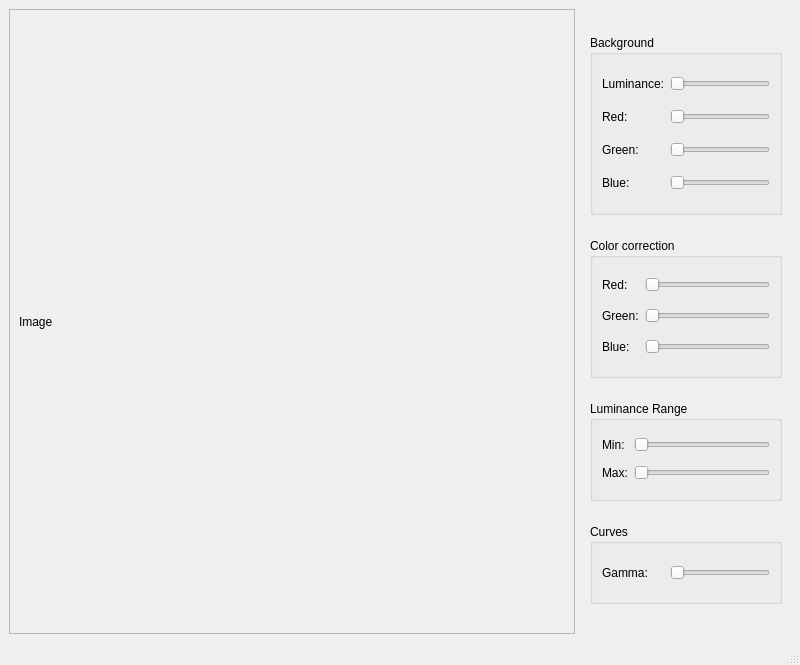
<?xml version="1.0" encoding="UTF-8"?>
<ui version="4.0">
 <class>FITSViewerWindow</class>
 <widget class="QMainWindow" name="FITSViewerWindow">
  <property name="geometry">
   <rect>
    <x>0</x>
    <y>0</y>
    <width>800</width>
    <height>665</height>
   </rect>
  </property>
  <property name="windowTitle">
   <string>MainWindow</string>
  </property>
  <widget class="QWidget" name="centralwidget">
   <layout class="QHBoxLayout" name="horizontalLayout">
    <item>
     <widget class="QScrollArea" name="scrollArea">
      <property name="widgetResizable">
       <bool>true</bool>
      </property>
      <widget class="QWidget" name="scrollAreaWidgetContents">
       <property name="geometry">
        <rect>
         <x>0</x>
         <y>0</y>
         <width>554</width>
         <height>596</height>
        </rect>
       </property>
       <property name="layoutDirection">
        <enum>Qt::LeftToRight</enum>
       </property>
       <layout class="QVBoxLayout" name="verticalLayout_2">
        <item>
         <widget class="QLabel" name="imageLabel">
          <property name="layoutDirection">
           <enum>Qt::LeftToRight</enum>
          </property>
          <property name="text">
           <string>Image</string>
          </property>
         </widget>
        </item>
       </layout>
      </widget>
     </widget>
    </item>
    <item>
     <widget class="QWidget" name="widget" native="true">
      <property name="minimumSize">
       <size>
        <width>200</width>
        <height>0</height>
       </size>
      </property>
      <property name="maximumSize">
       <size>
        <width>210</width>
        <height>16777215</height>
       </size>
      </property>
      <layout class="QVBoxLayout" name="verticalLayout">
       <item>
        <widget class="QGroupBox" name="backgroundGroupBox">
         <property name="maximumSize">
          <size>
           <width>16777215</width>
           <height>180</height>
          </size>
         </property>
         <property name="title">
          <string>Background</string>
         </property>
         <layout class="QGridLayout" name="gridLayout_3">
          <item row="1" column="1">
           <widget class="QSlider" name="backgroundRedSlider">
            <property name="orientation">
             <enum>Qt::Horizontal</enum>
            </property>
           </widget>
          </item>
          <item row="1" column="0">
           <widget class="QLabel" name="backgroundRedLabel">
            <property name="text">
             <string>Red:</string>
            </property>
           </widget>
          </item>
          <item row="2" column="1">
           <widget class="QSlider" name="backgroundGreenSlider">
            <property name="orientation">
             <enum>Qt::Horizontal</enum>
            </property>
           </widget>
          </item>
          <item row="3" column="1">
           <widget class="QSlider" name="backgroundBlueSlider">
            <property name="orientation">
             <enum>Qt::Horizontal</enum>
            </property>
           </widget>
          </item>
          <item row="2" column="0">
           <widget class="QLabel" name="backgroundGreenLabel">
            <property name="text">
             <string>Green:</string>
            </property>
           </widget>
          </item>
          <item row="3" column="0">
           <widget class="QLabel" name="backgroundBlueLabel">
            <property name="text">
             <string>Blue:</string>
            </property>
           </widget>
          </item>
          <item row="0" column="0">
           <widget class="QLabel" name="backgroundLuminanceLabel">
            <property name="text">
             <string>Luminance:</string>
            </property>
           </widget>
          </item>
          <item row="0" column="1">
           <widget class="QSlider" name="backgroundLuminanceSlider">
            <property name="orientation">
             <enum>Qt::Horizontal</enum>
            </property>
           </widget>
          </item>
         </layout>
        </widget>
       </item>
       <item>
        <widget class="QGroupBox" name="currectionGroupBox">
         <property name="maximumSize">
          <size>
           <width>200</width>
           <height>140</height>
          </size>
         </property>
         <property name="title">
          <string>Color correction</string>
         </property>
         <layout class="QGridLayout" name="gridLayout">
          <item row="2" column="0">
           <widget class="QLabel" name="correctionBlueLabel">
            <property name="text">
             <string>Blue:</string>
            </property>
           </widget>
          </item>
          <item row="1" column="2">
           <widget class="QSlider" name="correctionGreenSlider">
            <property name="maximumSize">
             <size>
              <width>16777215</width>
              <height>16777215</height>
             </size>
            </property>
            <property name="orientation">
             <enum>Qt::Horizontal</enum>
            </property>
           </widget>
          </item>
          <item row="0" column="2">
           <widget class="QSlider" name="correctionRedSlider">
            <property name="maximumSize">
             <size>
              <width>16777215</width>
              <height>16777215</height>
             </size>
            </property>
            <property name="orientation">
             <enum>Qt::Horizontal</enum>
            </property>
           </widget>
          </item>
          <item row="2" column="2">
           <widget class="QSlider" name="correctionBlueSlider">
            <property name="maximumSize">
             <size>
              <width>16777215</width>
              <height>16777215</height>
             </size>
            </property>
            <property name="orientation">
             <enum>Qt::Horizontal</enum>
            </property>
           </widget>
          </item>
          <item row="1" column="0">
           <widget class="QLabel" name="correctionGreenLabel">
            <property name="text">
             <string>Green:</string>
            </property>
           </widget>
          </item>
          <item row="0" column="0">
           <widget class="QLabel" name="correctionRedLabel">
            <property name="text">
             <string>Red:</string>
            </property>
           </widget>
          </item>
         </layout>
        </widget>
       </item>
       <item>
        <widget class="QGroupBox" name="luminanceRangeBox">
         <property name="maximumSize">
          <size>
           <width>16777215</width>
           <height>100</height>
          </size>
         </property>
         <property name="title">
          <string>Luminance Range</string>
         </property>
         <layout class="QGridLayout" name="gridLayout_4">
          <item row="0" column="0">
           <widget class="QLabel" name="minLabel">
            <property name="text">
             <string>Min:</string>
            </property>
           </widget>
          </item>
          <item row="0" column="1">
           <widget class="QSlider" name="minSlider">
            <property name="orientation">
             <enum>Qt::Horizontal</enum>
            </property>
           </widget>
          </item>
          <item row="1" column="0">
           <widget class="QLabel" name="maxLabel">
            <property name="text">
             <string>Max:</string>
            </property>
           </widget>
          </item>
          <item row="1" column="1">
           <widget class="QSlider" name="maxSlider">
            <property name="orientation">
             <enum>Qt::Horizontal</enum>
            </property>
           </widget>
          </item>
         </layout>
        </widget>
       </item>
       <item>
        <widget class="QGroupBox" name="curvesGroupBox">
         <property name="maximumSize">
          <size>
           <width>1677215</width>
           <height>80</height>
          </size>
         </property>
         <property name="title">
          <string>Curves</string>
         </property>
         <layout class="QGridLayout" name="gridLayout_2">
          <item row="0" column="0">
           <widget class="QLabel" name="gammaLabel">
            <property name="text">
             <string>Gamma:</string>
            </property>
           </widget>
          </item>
          <item row="0" column="1">
           <widget class="QSlider" name="gammaSlider">
            <property name="maximumSize">
             <size>
              <width>100</width>
              <height>16777215</height>
             </size>
            </property>
            <property name="orientation">
             <enum>Qt::Horizontal</enum>
            </property>
           </widget>
          </item>
         </layout>
         <zorder>currectionGroupBox</zorder>
         <zorder>gammaLabel</zorder>
         <zorder>gammaSlider</zorder>
        </widget>
       </item>
      </layout>
     </widget>
    </item>
   </layout>
  </widget>
  <widget class="QMenuBar" name="menubar">
   <property name="geometry">
    <rect>
     <x>0</x>
     <y>0</y>
     <width>800</width>
     <height>22</height>
    </rect>
   </property>
  </widget>
  <widget class="QStatusBar" name="statusbar"/>
 </widget>
 <resources/>
 <connections/>
</ui>
